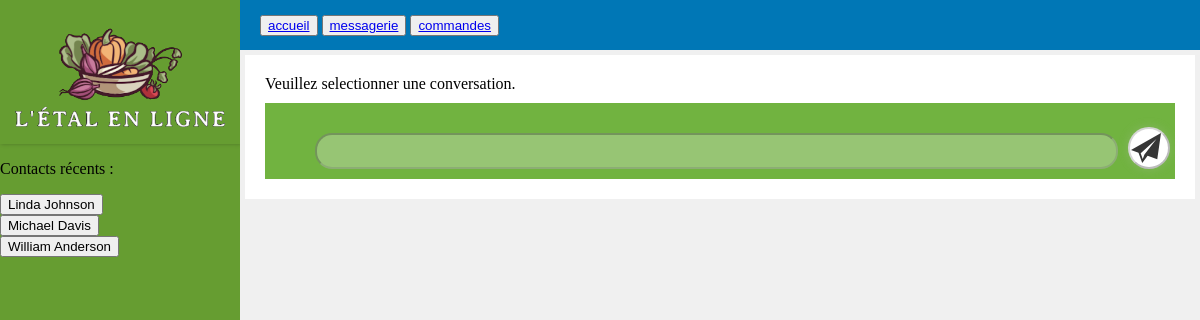
/message.php, run on the app's committed database.
### tables this page shows
CREATE TABLE UTILISATEUR(
   Id_Uti INT,
   Prenom_Uti VARCHAR(50) NOT NULL,
   Nom_Uti VARCHAR(50) NOT NULL,
   Mail_Uti VARCHAR(50) NOT NULL,
   Adr_Uti VARCHAR(200) NOT NULL,
   Pwd_Uti VARCHAR(50) NOT NULL,
   PRIMARY KEY(Id_Uti),
   UNIQUE(Mail_Uti)
);

### fonction thomas/Messagerie/afficheContacts.php (the view, shortened to what this page needs)
<?php
function dbConnect(){
    $utilisateur = "inf2pj02";
    $serveur = "localhost";
    $motdepasse = "ahV4saerae";
    $basededonnees = "inf2pj_02";
    return new PDO('mysql:host='.$serveur.';dbname='.$basededonnees.';charset=utf8',$utilisateur,$motdepasse);
}
function afficheContacts($id_user){
    $bdd = dbConnect();
    $query = $bdd->query(('CALL listeContact('.$id_user.');'));
    $contacts = $query->fetchAll(PDO::FETCH_ASSOC);
    if (count($contacts)==0){
        echo('Vous n\'avez pas de conversation engagée pour le moment 😓');
    }else{
        foreach($contacts as $contact){
            afficherContact($contact);
        }
    }
}
function afficherContact($contact){
    $str = $contact['Prenom_Uti'].' '.$contact['Nom_Uti'];
    ?>
    <form method="get">
        <input type="submit" value="<?php echo($str);?>">
    </form>
    <?php
}
if (isset($_SESSION['Id_Uti'])){
    afficheContacts($_SESSION['Id_Uti']);
}
?>

### css/style.css (style rules this page uses)
html { height: 100%; }
body { height: 100%; margin: 0; padding: 0; }

### data on the page
utilisateur: Prenom_Uti+Nom_Uti "Linda Johnson"
utilisateur: Prenom_Uti+Nom_Uti "Michael Davis"
utilisateur: Prenom_Uti+Nom_Uti "William Anderson"
